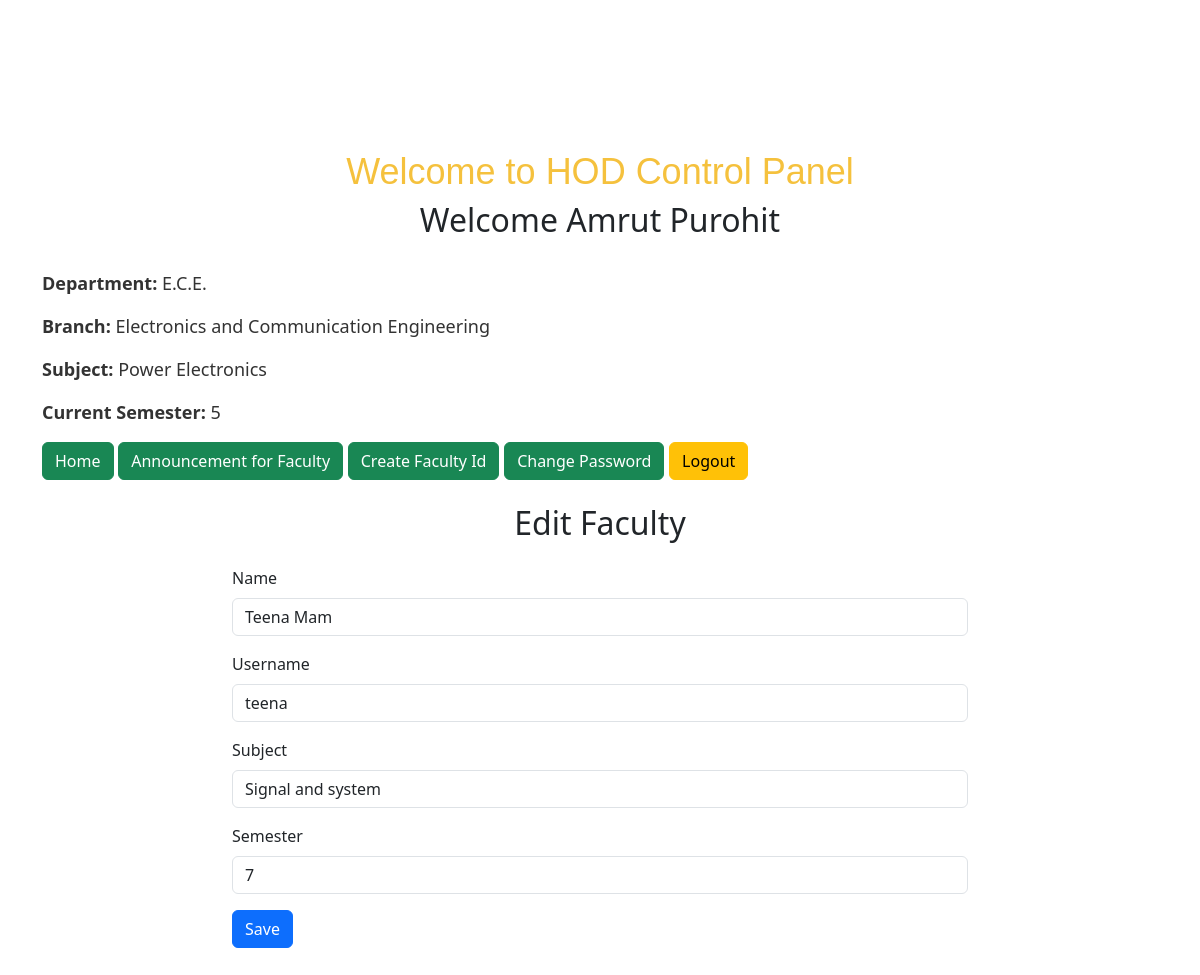
The app's page /clg-project/hod/edit-faculty.php?facultyId=15 (signed in) with its own data.
### tables this page shows
CREATE TABLE `user_info` (
  `id` int(11) NOT NULL,
  `user_id` int(11) DEFAULT NULL,
  `name` varchar(200) DEFAULT NULL,
  `department` varchar(200) DEFAULT NULL,
  `branch` varchar(200) DEFAULT NULL,
  `subject` varchar(200) DEFAULT NULL,
  `semester` varchar(200) DEFAULT NULL
);

CREATE TABLE `users` (
  `id` bigint(20) NOT NULL,
  `user_id` bigint(20) NOT NULL,
  `user_name` varchar(50) NOT NULL,
  `password` varchar(50) NOT NULL,
  `type` int(11) DEFAULT 3,
  `date` timestamp NOT NULL DEFAULT current_timestamp() ON UPDATE current_timestamp()
);

CREATE TABLE `faculty_info` (
  `id` int(11) NOT NULL,
  `faculty_id` int(11) NOT NULL,
  `hod_id` int(10) DEFAULT NULL,
  `name` varchar(100) DEFAULT NULL,
  `department` varchar(200) DEFAULT NULL,
  `branch` varchar(200) DEFAULT NULL,
  `subject` varchar(200) DEFAULT NULL,
  `semester` varchar(10) DEFAULT NULL,
  `created_at` datetime NOT NULL DEFAULT current_timestamp()
);

### clg-project/functions.php (called while the page is built, shortened)
<?php
function check_hod_login($con)
{
	if(isset($_SESSION['hod_user_id']))
	{
		$id = $_SESSION['hod_user_id'];
		$query = "select * from users as a left join user_info as b on a.id = b.user_id where a.id = '$id' limit 1";
		$result = mysqli_query($con,$query);
		if($result && mysqli_num_rows($result) > 0)
		{
			$user_data = mysqli_fetch_assoc($result);
			return $user_data;
		}
	}
	die;
}

### clg-project/hod/edit-faculty.php (the view, shortened to what this page needs)
<?php
    include("../connection.php");
    include("../functions.php");
    $user_data = check_hod_login($con);
    $facultyId = $_GET['facultyId'];
    $query = "SELECT * FROM users as a LEFT JOIN faculty_info as b ON a.id = b.faculty_id WHERE b.faculty_id = '$facultyId' LIMIT 1";
    $result = mysqli_query($con, $query);
    $facultyData = mysqli_fetch_array($result);
?>
<!DOCTYPE html>
<html lang="en">
<head>
  <link rel="stylesheet" href="hod-homepage.css">
    <link href="https://cdn.jsdelivr.net/npm/bootstrap@5.3.0/dist/css/bootstrap.min.css" rel="stylesheet">
</head>
<body>
    <div class="container">
    <h1 class="welcome-heading">Welcome to HOD Control Panel</h1>
    <h2>Welcome <?php echo $user_data['name'] ?> </h2>
    <div class="faculty-info">
      <p><strong>Department:</strong> <?php echo $user_data['department'] ?></p>
      <p><strong>Branch:</strong> <?php echo $user_data['branch'] ?></p>
      <p><strong>Subject:</strong> <?php echo $user_data['subject'] ?></p>
      <p><strong>Current Semester:</strong> <?php echo $user_data['semester'] ?></p>
      <div class="buttons">
      <a class="btn btn-success" href="index.php">Home</a>
      <a class="btn btn-success" href="hod_announcement.php">Announcement for Faculty</a>
      <a class="btn btn-success" href="add_faculty.php">Create Faculty Id </a>
      <a href="change-password.php" class="btn btn-success">Change Password</a>
      <a class="btn btn-warning" href="logout.php">Logout</a>
    </div>
    </div>
        <div class="row">
            <div class="col-md-8 offset-md-2">
                <h2 class="text-center my-4">Edit Faculty</h2>
                <form action="" method="post" class="text-start">
                    <div class="mb-3">
                        <label for="formControlInput1" class="form-label">Name</label>
                        <input type="text" class="form-control" id="formControlInput1" name="name" placeholder="Name" value="<?php echo $facultyData['name']; ?>" required>
                    </div>
                    <div class="mb-3">
                        <label for="formControlInput6" class="form-label">Username</label>
                        <input type="text" class="form-control" id="formControlInput6" name="username" placeholder="Username" value="<?php echo $facultyData['user_name']; ?>" required>
                    </div>
                    <div class="mb-3">
                        <label for="formControlInput4" class="form-label">Subject</label>
                        <input type="text" class="form-control" id="formControlInput4" name="subject" placeholder="Subject" value="<?php echo $facultyData['subject']; ?>" required>
                    </div>
                    <div class="mb-3">
                        <label for="formControlInput5" class="form-label">Semester</label>
                        <input type="text" class="form-control" id="formControlInput5" name="semester" placeholder="Semester" value="<?php echo $facultyData['semester']; ?>" required>
                    </div>
                    <button type="submit" name="fSubmit" class="btn btn-primary">Save</button>
                </form>
            </div>
        </div>
    </div>
</body>
</html>

### clg-project/hod/hod-homepage.css (style rules this page uses)
body { margin: 0; padding: 0; font-family: 'Poppins', sans-serif; background-color: #f5f5f5; }
.container { width: 100%; max-width: 1200px; margin: 0 auto; padding: 100px; text-align: center; }
.welcome-heading { font-size: 36px; margin-top: 50px; font-family: 'Montserrat', sans-serif; color: #f5c13d; }
.faculty-info { font-size: 18px; margin-top: 30px; text-align: left; color: #333; }
button { padding: 10px 20px; font-size: 18px; border-radius: 5px; border: none; background-color: #4CAF50; color: white; margin: 10px; cursor: pointer; }

### records on screen
user_info: name "Amrut Purohit", department "E.C.E.", branch "Electronics and Communication Engineering", subject "Power Electronics", semester "5"
users: name "Teena Mam", username "teena", subject "Signal and system", semester "7"
